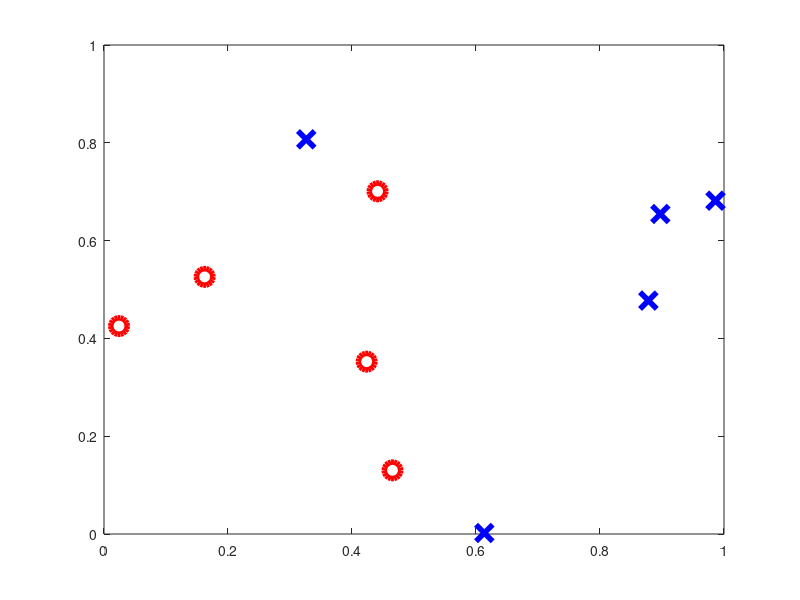

Write the MATLAB code that produced this figure. (Note: this script raises an error after producing the figure.)
function nlsrun
%NLSRUN
%
% Set up data for neural net test
% Call nonlinear least squares optimization code to minimze the error
% Visualize results
%
% C F Higham and D J Higham, August 2017
%
%%%%%%% DATA %%%%%%%%%%%
% coordinates and targets
% Load the data
load points.mat x; % This loads 'x' which contains points and 'labels'
load points.mat labels; % This loads 'x' which contains points and 'labels'
x1 = x(1, :);
x2 = x(2, :);
y = labels;

figure(1)
clf
a1 = subplot(1,1,1);
plot(x1(1:5),x2(1:5),'ro','MarkerSize',12,'LineWidth',4)
hold on
plot(x1(6:10),x2(6:10),'bx','MarkerSize',12,'LineWidth',4)
a1.XTick = [0 1];
a1.YTick = [0 1];
a1.FontWeight = 'Bold';
a1.FontSize = 16;
xlim([0,1])
ylim([0,1])

print -dpng pic_xy.png

%%%%%%%%%%%%%%%%%%%%%%%%%%%%%%%%%%%%%%%%
% Initialize weights/biases and call optimizer
rng(5000);
Pzero = 0.5*randn(23,1);

[finalP,finalerr] = lsqnonlin(@neterr,Pzero);

% Check this function
finalW2 = zeros(2,2);
finalW3 = zeros(3,2);
finalW4 = zeros(2,3);
finalW2(:) = finalP(1:4);
finalW3(:) = finalP(5:10);
finalW4(:) = finalP(11:16);
finalb2 = finalP(17:18);
finalb3 = finalP(19:21);
finalb4 = finalP(22:23);

% grid plot
N = 500;
Dx = 1/N;
Dy = 1/N;
xvals = [0:Dx:1];
yvals = [0:Dy:1];
for k1 = 1:N+1
    xk = xvals(k1);
    for k2 = 1:N+1
        yk = yvals(k2);
        xy = [xk;yk];
        a2 = activate(xy,finalW2,finalb2);
        a3 = activate(a2,finalW3,finalb3);
        a4 = activate(a3,finalW4,finalb4);
        Aval(k2,k1) = a4(1);
        Bval(k2,k1) = a4(2);
     end
end
[X,Y] = meshgrid(xvals,yvals);


figure(2)
clf
a2 = subplot(1,1,1);
Mval = Aval>Bval;
contourf(X,Y,Mval,[0.5 0.5])
hold on
colormap([1 1 1; 0.8 0.8 0.8])
plot(x1(1:5),x2(1:5),'ro','MarkerSize',12,'LineWidth',4)
plot(x1(6:10),x2(6:10),'bx','MarkerSize',12,'LineWidth',4)
a2.XTick = [0 1];
a2.YTick = [0 1];
a2.FontWeight = 'Bold';
a2.FontSize = 16;
xlim([0,1])
ylim([0,1])

print -dpng pic_bdy.png

function costvec = neterr(Pval)
% return a vector whose two-norm squared is the cost function
   disp('new call')

   W2 = zeros(2,2);
   W3 = zeros(3,2);
   W4 = zeros(2,3);
   W2(:) = Pval(1:4);
   W3(:) = Pval(5:10);
   W4(:) = Pval(11:16);
   b2 = Pval(17:18);
   b3 = Pval(19:21);
   b4 = Pval(22:23);

   costvec = zeros(10,1);
   for i = 1:10
       a2 = activate(x,W2,b2);
       a3 = activate(a2,W3,b3);
       a4 = activate(a3,W4,b4);
       costvec(i) = norm(y(:,i) - a4,2);
   end
end % of nested function

function y = activate(x,W,b)
%ACTIVATE  Evaluates sigmoid function.
%
%  x is the input vector,  y is the output vector
%  W contains the weights, b contains the shifts
%
%  The ith component of y is activate((Wx+b)_i)
%  where activate(z) = 1/(1+exp(-z))

y = 1./(1+exp(-(W*x+b)));
end


end

